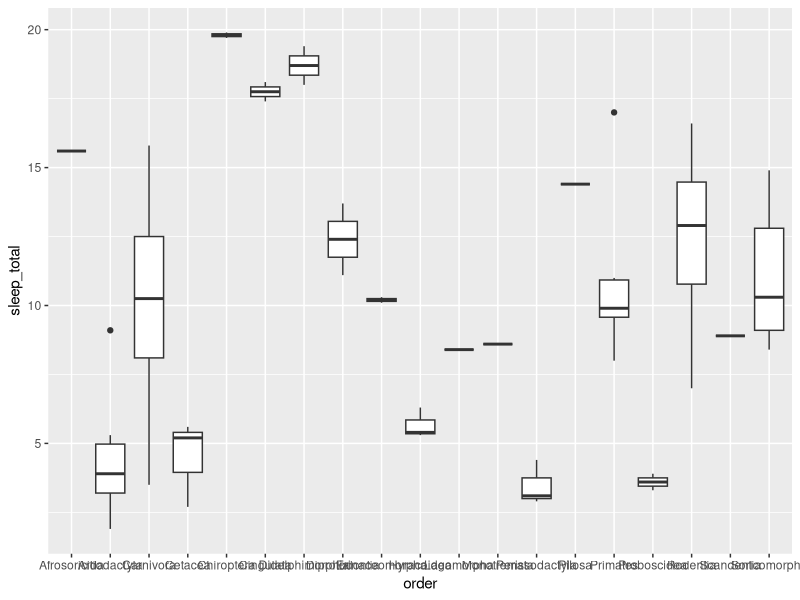
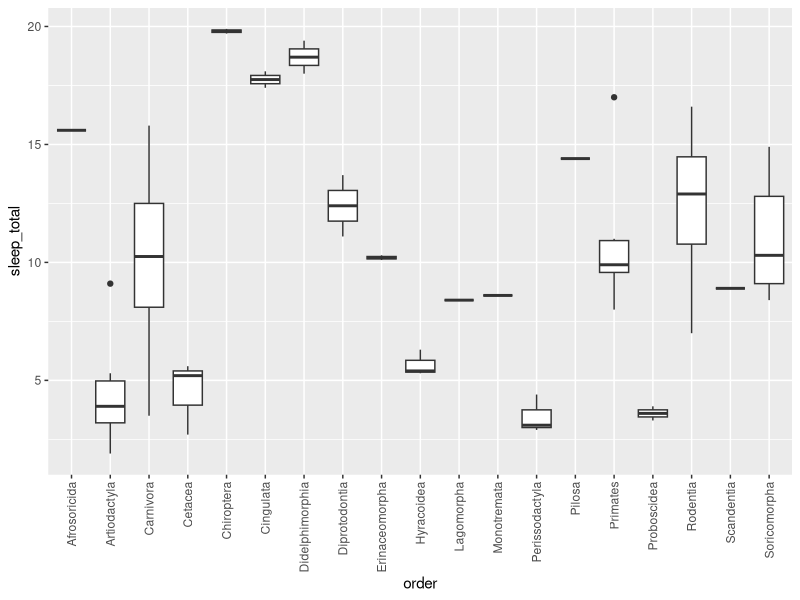
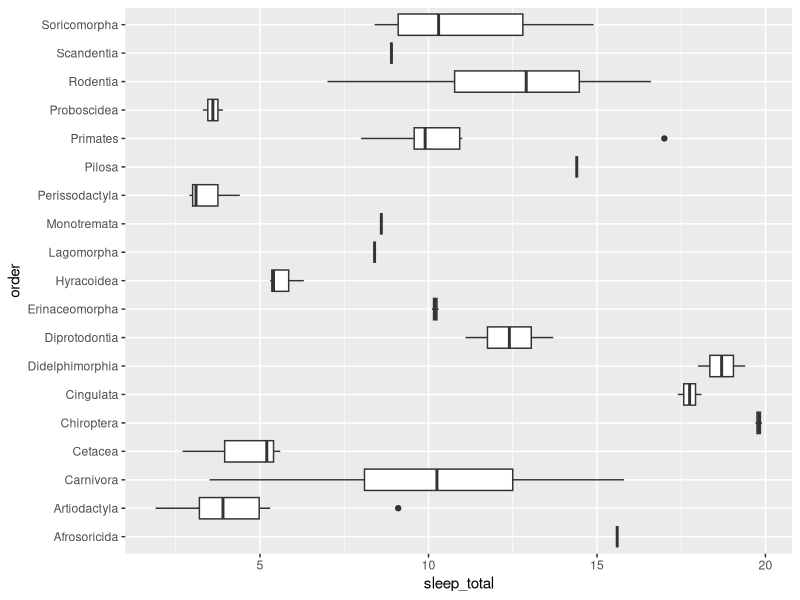
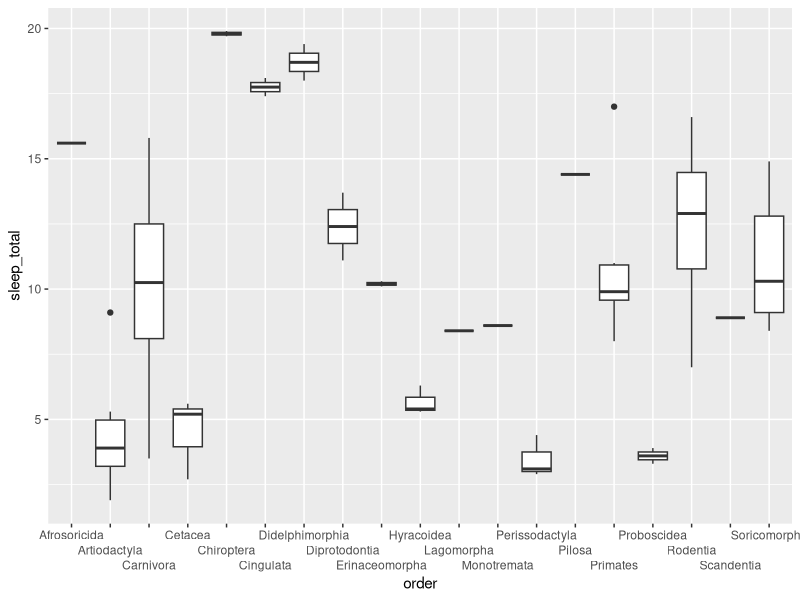
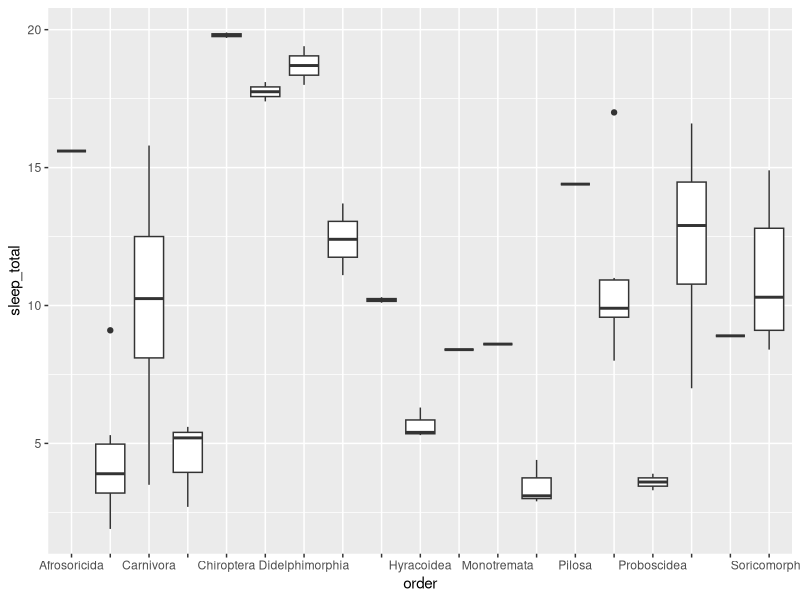
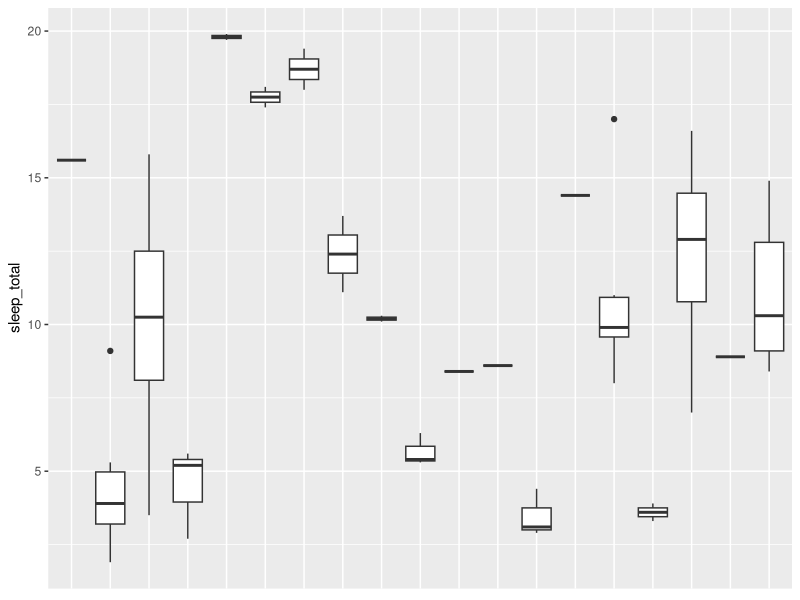
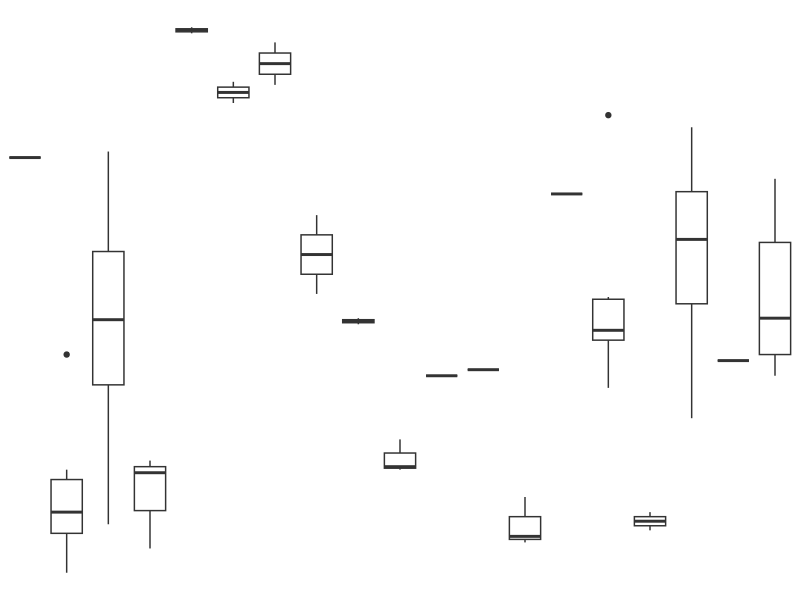
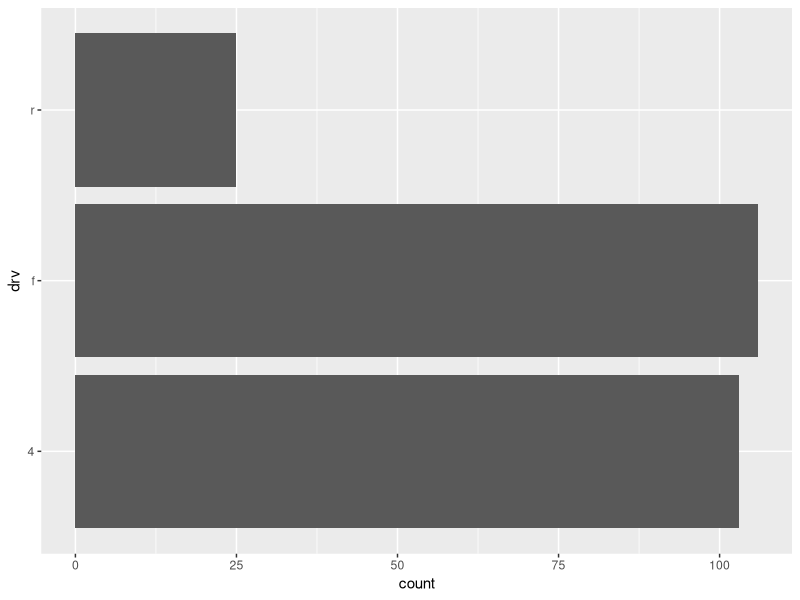

Write the R code that produced these figures, in order.
## ---- chunk 1
library(ggplot2)
knitr::opts_chunk$set(
  fig.dpi = 300, 
  collapse = TRUE, 
  comment = "#>",
  fig.asp = 0.618,
  fig.width = 6,
  out.width = "80%")
## ---- chunk 2
ggplot(msleep, aes(x = order, y = sleep_total)) +
  geom_boxplot()
## ---- chunk 3
ggplot(msleep, aes(x = order, y = sleep_total)) +
  geom_boxplot() +
  theme(axis.text.x = element_text(angle = 90, vjust = 0.5, hjust = 1))
## ---- chunk 4
ggplot(msleep, aes(y = order, x = sleep_total)) +
  geom_boxplot()
## ---- chunk 5
ggplot(msleep, aes(x = order, y = sleep_total)) +
  geom_boxplot() +
  scale_x_discrete(guide = guide_axis(n.dodge = 3))
## ---- chunk 6
ggplot(msleep, aes(x = order, y = sleep_total)) +
  geom_boxplot() +
  scale_x_discrete(guide = guide_axis(check.overlap = TRUE))
## ---- chunk 7

## ---- chunk 8
ggplot(msleep, aes(x = order, y = sleep_total)) +
  geom_boxplot() +
  theme(
    axis.title.x = element_blank(),
    axis.text.x = element_blank(),
    axis.ticks.x = element_blank()
  )
## ---- chunk 9
ggplot(msleep, aes(x = order, y = sleep_total)) +
  geom_boxplot() + 
  theme_void()
## ---- chunk 10
ggplot(mpg, aes(y = drv)) +
  geom_bar()
## ---- chunk 11
ggplot(mpg, aes(y = drv)) +
  geom_bar() +
  scale_y_discrete(
    labels = c("Front wheel drive", "Rear wheel drive", "Four wheel drive")
  )
## ---- chunk 12
ggplot(mpg, aes(y = drv)) +
  geom_bar() +
  scale_y_discrete(
    labels = c(
      "f" = "Front wheel drive",
      "r" = "Rear wheel drive",
      "4" = "Four wheel drive"
    )
  )
## ---- chunk 13
ggplot(txhousing, aes(x = median, y = volume)) +
  geom_point()
## ---- chunk 14
library(scales)
ggplot(txhousing, aes(x = median, y = volume)) +
  geom_point() +
  scale_x_continuous(labels = label_number()) +
  scale_y_continuous(labels = label_comma())
## ---- chunk 15
ggplot(seals, aes(x = delta_long, y = delta_lat)) +
  geom_point()
## ---- chunk 16
library(scales)
ggplot(seals, aes(x = delta_long, y = delta_lat)) +
  geom_point() +
  scale_x_continuous(labels = label_number(accuracy = 0.1)) +
  scale_y_continuous(labels = label_number(accuracy = 0.0001))
## ---- chunk 17
ggplot(economics, aes(x = date, y = psavert, group = 1)) +
  geom_line()
## ---- chunk 18
ggplot(economics, aes(x = date, y = psavert, group = 1)) +
  geom_line() +
  scale_y_continuous(labels = scales::label_percent(scale = 1, accuracy = 1))
## ---- chunk 19
library(scales)
ggplot(seals, aes(x = delta_long, y = delta_lat)) +
  geom_point() +
  scale_x_continuous(labels = label_number(accuracy = 0.1)) +
  scale_y_continuous(labels = label_number(accuracy = 0.0001))
## ---- chunk 20
ggplot(mpg, aes(x = cty^2, y = log(hwy))) +
  geom_point()
## ---- chunk 21
ggplot(mpg, aes(x = cty^2, y = log(hwy, base = 10))) +
  geom_point() +
  labs(
    x = bquote(cty^2),
    y = bquote(paste(log[10], "(hwy)"))
  )
## ---- chunk 22
ggplot(mpg, aes(x = cty^2, y = log(hwy, base = 10))) +
  geom_point() +
  labs(
    x = "cty<sup>2</sup>",
    y = "log<sub>10</sub>(hwy)"
  ) +
  theme(
    axis.title.x = ggtext::element_markdown(),
    axis.title.y = ggtext::element_markdown()
    )
## ---- chunk 23
ggplot(mpg, aes(x = cty, y = hwy)) +
  geom_point()
## ---- chunk 24
ggplot(mpg, aes(x = cty, y = hwy)) +
  geom_point() +
  scale_x_continuous(
    breaks = seq(9, 35, 3),
    minor_breaks = seq(8.5, 35.5, 1)
  )  +
  scale_y_continuous(
    breaks = c(12, 23, 36, 41),
    minor_breaks = NULL
  )
## ---- chunk 25
ggplot(faithfuld, aes(waiting, eruptions)) +
  geom_raster(aes(fill = density))
## ---- chunk 26
ggplot(faithfuld, aes(waiting, eruptions)) +
  geom_raster(aes(fill = density)) +
  scale_x_continuous(expand = c(0, 0)) +
  scale_y_continuous(expand = c(0, 0))
## ---- chunk 27
ggplot(mpg, aes(drv)) +
  geom_bar()
## ---- chunk 28
ggplot(mpg, aes(drv)) +
  geom_bar() +
  scale_y_continuous(expand = c(0, 0))
## ---- chunk 29
ggplot(mpg, aes(drv)) +
  geom_bar() +
  scale_y_continuous(expand = expansion(mult = c(0, 0.05)))
